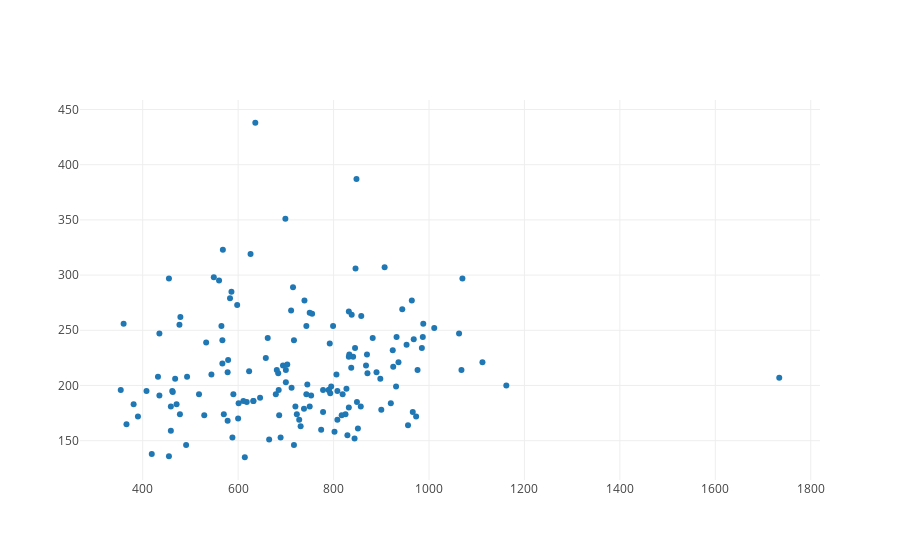

Notebook code for this chart:
### Code cell
# Correlation of Tickets and Customer Count Subscription
corr_plot(df['Total Tickets Opened'], df['Customer Count - Sub'])

### Figure 1 — Plotly figure (JSON) as saved in the notebook; plotly's stock layout.template omitted (floating-point values rounded to 4 significant figures; data arrays with more than 128 entries replaced by an {"elided": "..."} marker saying what was removed)
{"data": [{"mode": "markers", "type": "scatter", "uid": "ad83e656-36f7-11e9-8845-acde48001122", "x": {"elided": "150 int values"}, "y": {"elided": "150 int values"}}], "layout": {}}
